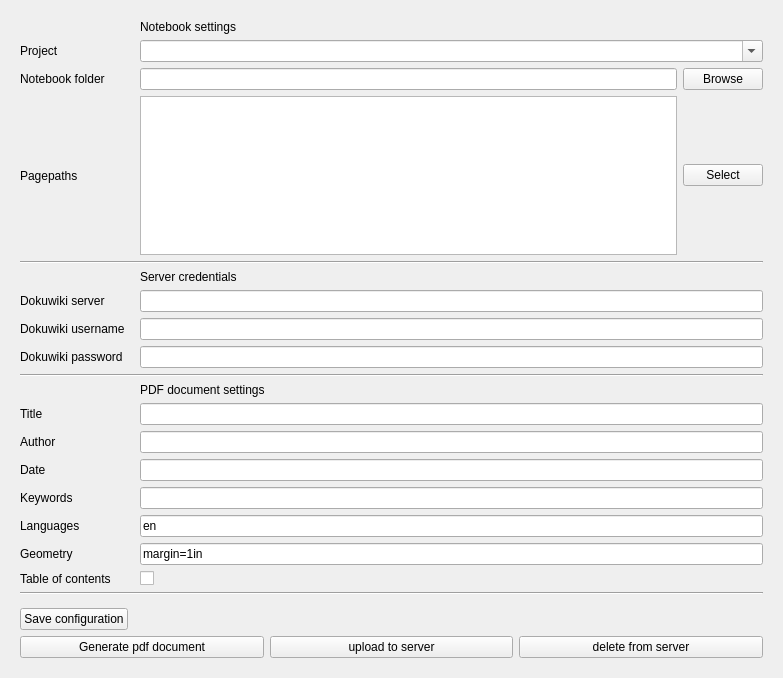
<?xml version="1.0" encoding="UTF-8"?>
<ui version="4.0">
 <class>BuildForm</class>
 <widget class="QWidget" name="BuildForm">
  <property name="geometry">
   <rect>
    <x>0</x>
    <y>0</y>
    <width>783</width>
    <height>678</height>
   </rect>
  </property>
  <property name="sizePolicy">
   <sizepolicy hsizetype="Preferred" vsizetype="Preferred">
    <horstretch>0</horstretch>
    <verstretch>0</verstretch>
   </sizepolicy>
  </property>
  <property name="windowTitle">
   <string>BuildForm</string>
  </property>
  <layout class="QGridLayout" name="gridLayout">
   <property name="leftMargin">
    <number>20</number>
   </property>
   <property name="topMargin">
    <number>20</number>
   </property>
   <property name="rightMargin">
    <number>20</number>
   </property>
   <property name="bottomMargin">
    <number>20</number>
   </property>
   <item row="2" column="2">
    <widget class="QComboBox" name="project_comboBox">
     <property name="editable">
      <bool>true</bool>
     </property>
    </widget>
   </item>
   <item row="12" column="2">
    <widget class="QLineEdit" name="server_lineEdit"/>
   </item>
   <item row="10" column="2">
    <widget class="QLabel" name="label_10">
     <property name="text">
      <string>Server credentials</string>
     </property>
    </widget>
   </item>
   <item row="20" column="0">
    <widget class="QLabel" name="label_12">
     <property name="text">
      <string>Keywords</string>
     </property>
    </widget>
   </item>
   <item row="14" column="2">
    <widget class="QLineEdit" name="password_lineEdit">
     <property name="echoMode">
      <enum>QLineEdit::Password</enum>
     </property>
    </widget>
   </item>
   <item row="24" column="0" colspan="3">
    <widget class="Line" name="line">
     <property name="orientation">
      <enum>Qt::Horizontal</enum>
     </property>
    </widget>
   </item>
   <item row="12" column="0">
    <widget class="QLabel" name="label">
     <property name="text">
      <string>Dokuwiki server</string>
     </property>
    </widget>
   </item>
   <item row="19" column="0">
    <widget class="QLabel" name="label_6">
     <property name="text">
      <string>Date</string>
     </property>
    </widget>
   </item>
   <item row="28" column="0" colspan="3">
    <layout class="QHBoxLayout" name="horizontalLayout_5">
     <item>
      <widget class="QPushButton" name="generate_pdf_Button">
       <property name="text">
        <string>Generate pdf document</string>
       </property>
      </widget>
     </item>
     <item>
      <widget class="QPushButton" name="upload_to_server_Button">
       <property name="text">
        <string>upload to server</string>
       </property>
      </widget>
     </item>
     <item>
      <widget class="QPushButton" name="delete_from_server_pushButton">
       <property name="text">
        <string>delete from server</string>
       </property>
      </widget>
     </item>
    </layout>
   </item>
   <item row="19" column="2">
    <widget class="QLineEdit" name="date_lineEdit"/>
   </item>
   <item row="7" column="0">
    <widget class="QLabel" name="label_7">
     <property name="text">
      <string>Pagepaths</string>
     </property>
    </widget>
   </item>
   <item row="20" column="2">
    <widget class="QLineEdit" name="keywords_lineEdit"/>
   </item>
   <item row="21" column="2">
    <widget class="QLineEdit" name="languages_lineEdit">
     <property name="text">
      <string>en</string>
     </property>
    </widget>
   </item>
   <item row="2" column="0">
    <widget class="QLabel" name="label_16">
     <property name="text">
      <string>Project</string>
     </property>
    </widget>
   </item>
   <item row="16" column="2">
    <widget class="QLabel" name="label_11">
     <property name="text">
      <string>PDF document settings</string>
     </property>
    </widget>
   </item>
   <item row="17" column="2">
    <widget class="QLineEdit" name="title_lineEdit"/>
   </item>
   <item row="17" column="0">
    <widget class="QLabel" name="label_4">
     <property name="text">
      <string>Title</string>
     </property>
    </widget>
   </item>
   <item row="13" column="2">
    <widget class="QLineEdit" name="username_lineEdit"/>
   </item>
   <item row="7" column="2">
    <layout class="QHBoxLayout" name="horizontalLayout_2">
     <item>
      <widget class="QListWidget" name="pagepath_listWidget">
       <property name="selectionMode">
        <enum>QAbstractItemView::NoSelection</enum>
       </property>
      </widget>
     </item>
     <item>
      <widget class="QPushButton" name="pagepath_browse_button">
       <property name="text">
        <string>Select</string>
       </property>
      </widget>
     </item>
    </layout>
   </item>
   <item row="22" column="2">
    <widget class="QLineEdit" name="margin_lineEdit">
     <property name="text">
      <string>margin=1in</string>
     </property>
    </widget>
   </item>
   <item row="3" column="2">
    <layout class="QHBoxLayout" name="horizontalLayout">
     <item>
      <widget class="QLineEdit" name="notebook_folder_lineEdit">
       <property name="readOnly">
        <bool>true</bool>
       </property>
      </widget>
     </item>
     <item>
      <widget class="QPushButton" name="notebook_folder_browse_button">
       <property name="text">
        <string>Browse</string>
       </property>
      </widget>
     </item>
    </layout>
   </item>
   <item row="26" column="0">
    <spacer name="verticalSpacer">
     <property name="orientation">
      <enum>Qt::Vertical</enum>
     </property>
     <property name="sizeHint" stdset="0">
      <size>
       <width>20</width>
       <height>40</height>
      </size>
     </property>
    </spacer>
   </item>
   <item row="15" column="0" colspan="3">
    <widget class="Line" name="line_2">
     <property name="orientation">
      <enum>Qt::Horizontal</enum>
     </property>
    </widget>
   </item>
   <item row="21" column="0">
    <widget class="QLabel" name="label_13">
     <property name="text">
      <string>Languages</string>
     </property>
    </widget>
   </item>
   <item row="23" column="2">
    <widget class="QCheckBox" name="table_of_contents_checkBox">
     <property name="text">
      <string/>
     </property>
    </widget>
   </item>
   <item row="18" column="2">
    <widget class="QLineEdit" name="author_lineEdit"/>
   </item>
   <item row="14" column="0">
    <widget class="QLabel" name="label_3">
     <property name="text">
      <string>Dokuwiki password</string>
     </property>
    </widget>
   </item>
   <item row="0" column="2">
    <widget class="QLabel" name="label_9">
     <property name="text">
      <string>Notebook settings</string>
     </property>
    </widget>
   </item>
   <item row="3" column="0">
    <widget class="QLabel" name="label_8">
     <property name="text">
      <string>Notebook folder</string>
     </property>
    </widget>
   </item>
   <item row="9" column="0" colspan="3">
    <widget class="Line" name="line_4">
     <property name="orientation">
      <enum>Qt::Horizontal</enum>
     </property>
    </widget>
   </item>
   <item row="18" column="0">
    <widget class="QLabel" name="label_5">
     <property name="text">
      <string>Author</string>
     </property>
    </widget>
   </item>
   <item row="27" column="0">
    <widget class="QPushButton" name="generate_Button">
     <property name="text">
      <string>Save configuration</string>
     </property>
    </widget>
   </item>
   <item row="13" column="0">
    <widget class="QLabel" name="label_2">
     <property name="text">
      <string>Dokuwiki username</string>
     </property>
    </widget>
   </item>
   <item row="23" column="0">
    <widget class="QLabel" name="label_15">
     <property name="text">
      <string>Table of contents</string>
     </property>
    </widget>
   </item>
   <item row="22" column="0">
    <widget class="QLabel" name="label_14">
     <property name="text">
      <string>Geometry</string>
     </property>
    </widget>
   </item>
  </layout>
 </widget>
 <tabstops>
  <tabstop>notebook_folder_browse_button</tabstop>
  <tabstop>pagepath_browse_button</tabstop>
  <tabstop>server_lineEdit</tabstop>
  <tabstop>username_lineEdit</tabstop>
  <tabstop>password_lineEdit</tabstop>
  <tabstop>title_lineEdit</tabstop>
  <tabstop>author_lineEdit</tabstop>
  <tabstop>date_lineEdit</tabstop>
  <tabstop>keywords_lineEdit</tabstop>
  <tabstop>languages_lineEdit</tabstop>
  <tabstop>margin_lineEdit</tabstop>
  <tabstop>table_of_contents_checkBox</tabstop>
  <tabstop>generate_pdf_Button</tabstop>
  <tabstop>upload_to_server_Button</tabstop>
  <tabstop>notebook_folder_lineEdit</tabstop>
 </tabstops>
 <resources/>
 <connections/>
 <slots>
  <slot>select_notebook_path()</slot>
 </slots>
</ui>
